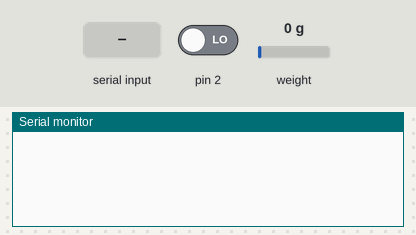
This sketch was run on a simulated Arduino Uno, built with avr-gcc and run on an emulated ATmega328P. On the bench: the last lines printed to the serial monitor. The test bench sets the inputs (shaded band); at power-on: pin 2 LOW, weight on the scale 0 g.

Above: at 3.2 s.
3.3 s: "s" received over Serial
At 3.46 s:
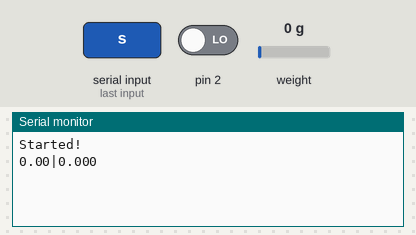
4.8 s: "x" received over Serial
At 6.3 s:
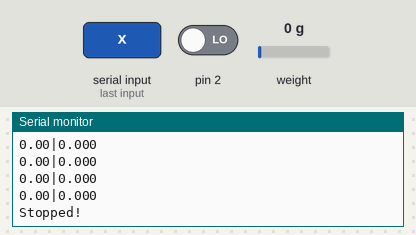

The sketch:

serialConnection_v8.ino
```cpp
#include "Arduino.h"
#include <HX711.h>
#include <digitalWriteFast.h>
#define baudrate 115200 // 9600
#define wheelDiameter (32.35/359) //inches, yet wrong
#define kg_lbs 2.20462262 //kg to lbs
#define kg_Newtons 9.81 //kg to Newtons

//Bennett-era pin values, altered May 8, 2022
#define c_EncoderInterrupt 0 // not used
#define c_EncoderPinA 8
#define c_EncoderPinB 10

String sentByte;
int rec;
int n = 0;
int incomingbyte;
long value_encoderTicks;
long value_encoderDegrees;
volatile bool _EncoderBSet;
volatile long _EncoderTicks = 0;
bool started = false;
bool stopped = false;

bool reset = true;
bool op = false;
char rbytes[1];
float calibra = -199750;
float actualDiameter;
float Newtons;
float kgs;
HX711 scale;

void setup() {
  Serial.begin(baudrate);

  scale.set_scale(); //here is the problem
  scale.tare(); //Reset the scale to 0
  long zero_factor = scale.read_average();
  // Left encoder
  pinMode(c_EncoderPinA, INPUT);      // sets pin A as input
  digitalWrite(c_EncoderPinA, LOW);  // turn on pullup resistors
  pinMode(c_EncoderPinB, INPUT);      // sets pin B as input
  digitalWrite(c_EncoderPinB, LOW);  // turn on pullup resistors
  attachInterrupt(c_EncoderInterrupt, rotation, RISING);
}
void loop() {
  delay(1);

  //rec = Serial.available(); // check if RPi has sent data
  //incomingbyte = Serial.read();
  //if (rec > 0){ // data recieved!
  if (Serial.available() > 0){ // data recieved!
    //for(n = 0; n < rec; n++){ // for every byte received
    rbytes[n] = Serial.read(); // read data
    //n++;
    incomingbyte = rbytes[n];
      if(rbytes[n] == 's'){//DATA COLLECTION BEGINS
        if(started == false){
          //sentByte=String(rbytes[n]);
          //Serial.print("n=");
          //delay(0.1);
          //Serial.println(n);
          Serial.println("Started!"); //Serial.println(sentByte);
          Serial.flush();
          n++;
          op = true;
          reset = false;
          started = true;
        }
      }
      else if(rbytes[n] == 'x'){//DATA COLLECTION STOPS
          //sentByte=String(rbytes[n]);
          //Serial.print("n=");
          //Serial.println(n);
          Serial.println("Stopped!"); //Serial.println(sentByte); // this will be the last line, because the python says print(line); if line =="Stopped!": hasStopped = True;
          Serial.flush();
          n++;
          op = false;
          reset = true;
          rotation();
      }
  }

  //}
  //delay(.5);
  //MAIN OPERATION - Serial sending data to RPi

  if(op == true){
      scale.set_scale(calibra);//force sensor calibration

      value_encoderTicks = _EncoderTicks; // get Encoder Ticks
      value_encoderDegrees = map(value_encoderTicks, 0, 1023, 0, 359); // convert to degrees

      actualDiameter = value_encoderDegrees*wheelDiameter; // convert to actual distance traveled
      Serial.print(actualDiameter);
      Serial.print("|");


      kgs = scale.get_units();
      Newtons = scale.get_units()*kg_Newtons; // convert to Newtons.

      Serial.print(Newtons, 3);// send lbs to 3 decimal places
      Serial.println();

      Serial.flush();//added 6/20/2019 to wait until data is written to Pi
      //delay(2); // delay needed?
  }
}

// Encoder Function
void rotation()
{
  if (reset == false){

  _EncoderBSet = digitalReadFast(c_EncoderPinB);   // read the input pin

  #ifdef EncoderIsReversed
    _EncoderTicks += _EncoderBSet ? -1 : +1;
  #else
    _EncoderTicks -= _EncoderBSet ? -1 : +1;
  #endif
 }
 if(reset == true){

 _EncoderTicks = 0;

  }
}
```

Measured:
- after the input at 3.3 s, the serial monitor: prints a new line at once (image 1)
- after the input at 4.8 s, the serial monitor: prints a new line after 0.12 s (image 2)
